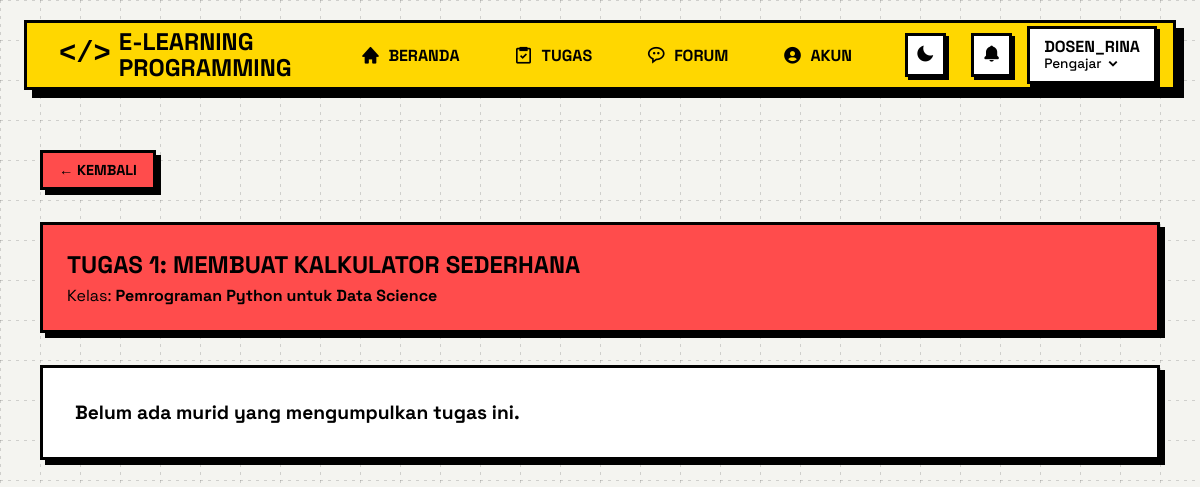
Page /penilaian.php?id_tugas=3 (signed in) on the committed database.
### tables this page shows
CREATE TABLE tb_tugas (
    id_tugas INT AUTO_INCREMENT PRIMARY KEY, 
    id_kelas INT, 
    judul_tugas VARCHAR(150), 
    deskripsi TEXT, 
    file_tugas VARCHAR(255),
    deadline DATETIME,
    FOREIGN KEY (id_kelas) REFERENCES tb_kelas(id_kelas) ON DELETE CASCADE
);

CREATE TABLE tb_kelas (
    id_kelas INT AUTO_INCREMENT PRIMARY KEY, 
    nama_kelas VARCHAR(100), 
    deskripsi TEXT, 
    nidn VARCHAR(20),
    FOREIGN KEY (nidn) REFERENCES tb_pengajar(nidn) ON DELETE SET NULL
);

### penilaian.php (the view, shortened to what this page needs)
<?php
require_once 'includes/koneksi.php';
$id_tugas = $_GET['id_tugas'];
$id_user = $_SESSION['id_user'];
$sql_check = "
    SELECT t.id_tugas, k.nama_kelas, t.judul_tugas
    FROM tb_tugas t
    JOIN tb_kelas k ON t.id_kelas = k.id_kelas
    JOIN tb_pengajar p ON k.nidn = p.nidn
    WHERE t.id_tugas = :id_tugas AND p.id_user = :id_user
";
$stmt_check = $pdo->prepare($sql_check);
$stmt_check->execute(['id_tugas' => $id_tugas, 'id_user' => $id_user]);
$tugas_info = $stmt_check->fetch();
$sql_subs = "
    SELECT s.id_submission, s.file_jawaban, s.tgl_kumpul, s.nilai, s.catatan, m.nama_murid
    FROM tb_submission s
    JOIN tb_murid m ON s.nim = m.nim
    WHERE s.id_tugas = :id_tugas
    ORDER BY s.tgl_kumpul ASC
";
$stmt_subs = $pdo->prepare($sql_subs);
$stmt_subs->execute(['id_tugas' => $id_tugas]);
$submissions = $stmt_subs->fetchAll();
?>
<!DOCTYPE html>
<html lang="id">
<head>
    <link rel="stylesheet" href="assets/css/style.css?v=<?= filemtime('assets/css/style.css') ?>">
<link href='https://unpkg.com/boxicons@2.1.4/css/boxicons.min.css' rel='stylesheet'>
</head>
<body>
<?php include 'includes/navbar.php'; ?>
<div class="neo-main-content">
<main class="neo-layout-container">
    <div style="margin-bottom: 2rem;">
        <a href="dashboard.php" class="neo-box" style="background-color: var(--primary); padding: 0.5rem 1rem; text-decoration: none; color: var(--foreground); font-weight: 800; font-size: 0.9rem; display: inline-block;">← KEMBALI</a>
    </div>
    <div class="neo-content-inner">
        <div class="neo-box" style="background-color: var(--primary); padding: 1.5rem; margin-bottom: 2rem;">
            <h2 style="font-size: 1.5rem; font-weight: 800; text-transform: uppercase;"><?= htmlspecialchars($tugas_info['judul_tugas']) ?></h2>
            <p style="font-size: 1rem; margin-top: 0.3rem;">Kelas: <strong><?= htmlspecialchars($tugas_info['nama_kelas']) ?></strong></p>
        </div>
        <?php if (count($submissions) > 0): ?>
            <div style="overflow-x: auto;">
                <table class="neo-table">
                    <thead>
                        <tr>
                            <th style="width: 20%;">Nama Murid</th>
                            <th style="width: 15%;">Waktu Kumpul</th>
                            <th style="width: 15%;">File Jawaban</th>
                            <th style="width: 50%;">Form Penilaian</th>
                        </tr>
                    </thead>
                    <tbody>
                        <?php foreach ($submissions as $sub): ?>
                            <tr>
                                <td><strong><?= htmlspecialchars($sub['nama_murid']) ?></strong></td>
                                <td><?= htmlspecialchars($sub['tgl_kumpul']) ?></td>
                                <td>
                                    <?php if ($sub['file_jawaban']): ?>
                                        <a href="uploads/tugas/<?= htmlspecialchars($sub['file_jawaban']) ?>" target="_blank" class="btn-download">Unduh File</a>
                                    <?php else: ?>
                                        <span>Tidak ada file</span>
                                    <?php endif; ?>
                                </td>
                                <td>
                                    <form method="POST" action="" style="display: flex; gap: 1rem; align-items: flex-start;">
                                        <input type="hidden" name="id_submission" value="<?= htmlspecialchars($sub['id_submission']) ?>">
                                        <div style="flex: 1;">
                                            <label style="font-size: 0.8rem; font-weight: bold;">Nilai:</label>
                                            <input type="number" name="nilai" value="<?= htmlspecialchars($sub['nilai']) ?>" min="0" max="100" placeholder="0-100">
                                        </div>
                                        <div style="flex: 3;">
                                            <label style="font-size: 0.8rem; font-weight: bold;">Catatan:</label>
                                            <input type="text" name="catatan" value="<?= htmlspecialchars($sub['catatan']) ?>" placeholder="Tambahkan catatan (opsional)">
                                        </div>
                                        <div style="padding-top: 1.2rem;">
                                            <button type="submit" class="btn-small">Simpan</button>
                                        </div>
                                    </form>
                                </td>
                            </tr>
                        <?php endforeach; ?>
                    </tbody>
                </table>
            </div>
        <?php else: ?>
            <div class="neo-box" style="background-color: var(--primary-foreground); padding: 2rem;">
                <p style="font-weight: bold; font-size: 1.2rem;">Belum ada murid yang mengumpulkan tugas ini.</p>
            </div>
        <?php endif; ?>
    </div>
</main>
</div>
</body>
</html>

### assets/css/style.css (style rules this page uses)
:root { --background: #F4F4F0; --foreground: #000000; --card: #ffffff; --card-foreground: #000000; --primary: #FF4C4C; --primary-foreground: #ffffff; --secondary: #FFD700; --secondary-foreground: #000000; --accent: #0066ff; --accent-foreground: #ffffff; --border: #000000; --muted: #e0e0e0; --muted-foreground: #333333; --radius: 0px; --shadow-offset-x: 5px; --shadow-offset-y: 5px; --shadow-blur: 0px; --shadow-color: #000000; --border-width: 3px; --sidebar-width: 260px; }
* { box-sizing: border-box; margin: 0; padding: 0; }
html { scroll-behavior: smooth; }
body { background-color: var(--background); font-family: 'Space Grotesk', sans-serif; color: var(--foreground); position: relative; z-index: 0; }
body::before { content: ""; position: fixed; inset: 0; z-index: -1; pointer-events: none; background-image: linear-gradient(to right, rgba(0, 0, 0, 0.15) 1px, transparent 1px), linear-gradient(to bottom, rgba(0, 0, 0, 0.15) 1px, transparent 1px); background-size: 20px 20px; background-position: 0 0, 0 0; -webkit-mask-image: repeating-linear-gradient(to right, black 0px, black 3px, transparent 3px, transparent 8px), repeating-linear-gradient(to bottom, black 0px, black 3px, transparent 3px, transparent 8px); -webkit-mask-composite: source-in; mask-image: repeating-linear-gradient(to right, black 0px, black 3px, transparent 3px, transparent 8px), repeating-linear-gradient(to bottom, black 0px, black 3px, transparent 3px, transparent 8px); mask-composite: intersect; }
.neo-layout-container { padding: 2.5rem; max-width: 1400px; margin: 0 auto; min-height: calc(100vh - 120px); }
.neo-box { border: var(--border-width) solid var(--border); box-shadow: var(--shadow-offset-x) var(--shadow-offset-y) var(--shadow-blur) var(--shadow-color); transition: all 0.15s ease-in-out; }

### rows in the picture
tb_tugas: judul_tugas "TUGAS 1: MEMBUAT KALKULATOR SEDERHANA", id_kelas.nama_kelas "Pemrograman Python untuk Data Science"

### other values in the picture
$username "DOSEN_RINA"
$role "Pengajar"
